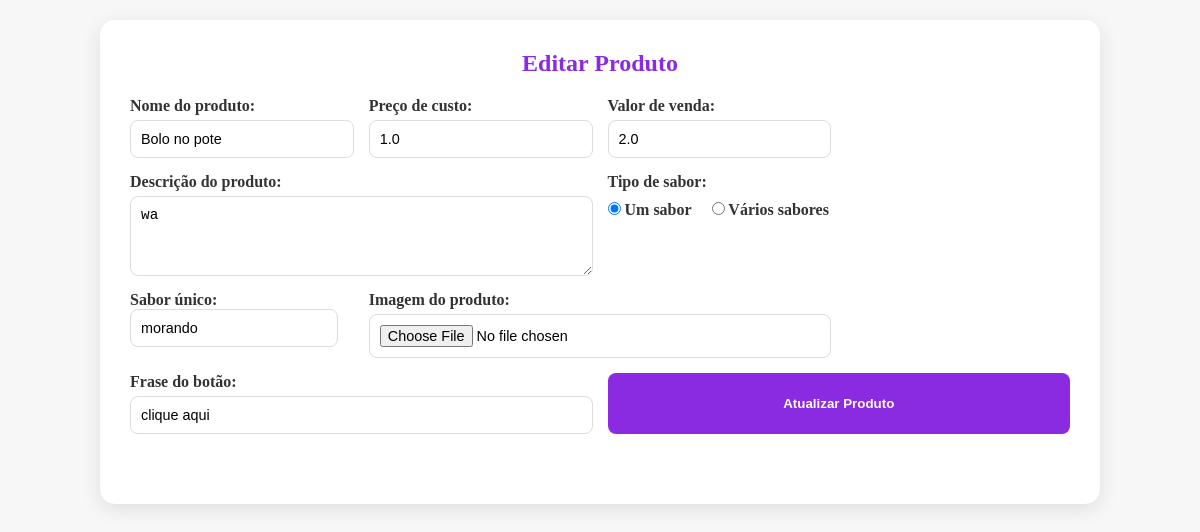
Screenshot of /produto/editar/1 with the database file from the repository.
### app/models.py (models this page shows, shortened)
class Produto(db.Model):
    id = db.Column(db.Integer, primary_key=True)
    nome = db.Column(db.String(100), nullable=False)
    preco_custo = db.Column(db.Float, nullable=False)
    valor_venda = db.Column(db.Float, nullable=False)
    lucro = db.Column(db.Float, nullable=False)
    descricao = db.Column(db.Text, nullable=False)
    tipo_sabor = db.Column(db.String(20), nullable=False)
    sabor_unico = db.Column(db.String(50), nullable=True)
    sabores = db.Column(db.Text, nullable=True)
    frase_botao = db.Column(db.String(50), nullable=False)
    imagem = db.Column(db.String(100), nullable=True)

### app/view.py (the view, shortened to what this page needs)
@app.route('/produto/editar/<int:id>', methods=['GET', 'POST'])
def editar_produto(id):
    produto = Produto.query.get_or_404(id)
    return render_template('editar_produto.html', produto=produto)

### app/templates/editar_produto.html (shortened to what this page needs)
<!DOCTYPE html>
<html lang="pt-br">
<head>
    <link rel="stylesheet" href="{{ url_for('static', filename='css/admin.css') }}">
</head>
<body>
<div class="admin-container">
    <h2>Editar Produto</h2>
    <form method="POST" enctype="multipart/form-data" class="form-produto">
        <div class="form-group">
            <label for="nome">Nome do produto:</label>
            <input type="text" name="nome" id="nome" value="{{ produto.nome }}" required>
        </div>
        <div class="form-group">
            <label for="preco_custo">Preço de custo:</label>
            <input type="number" step="0.01" name="preco_custo" id="preco_custo" value="{{ produto.preco_custo }}" required>
        </div>
        <div class="form-group">
            <label for="valor_venda">Valor de venda:</label>
            <input type="number" step="0.01" name="valor_venda" id="valor_venda" value="{{ produto.valor_venda }}" required>
        </div>
        <div class="form-group full-width">
            <label for="descricao">Descrição do produto:</label>
            <textarea name="descricao" id="descricao" required>{{ produto.descricao }}</textarea>
        </div>
        <div class="form-group full-width">
            <label>Tipo de sabor:</label>
            <div class="tipo-sabor">
                <label>
                    <input type="radio" name="tipo_sabor" value="um" {% if produto.tipo_sabor=='um' %}checked{% endif %} onclick="toggle()"> Um sabor
                </label>
                <label>
                    <input type="radio" name="tipo_sabor" value="varios" {% if produto.tipo_sabor=='varios' %}checked{% endif %} onclick="toggle()"> Vários sabores
                </label>
            </div>
        </div>
        <div class="form-group" id="um">
            <label for="sabor_unico">Sabor único:</label>
            <input type="text" name="sabor_unico" id="sabor_unico" value="{{ produto.sabor_unico }}">
        </div>
        <div class="form-group full-width">
            <label for="imagem">Imagem do produto:</label>
            <input type="file" name="imagem" id="imagem">
        </div>
        <div class="form-group full-width">
            <label for="frase_botao">Frase do botão:</label>
            <input type="text" name="frase_botao" id="frase_botao" value="{{ produto.frase_botao }}" required>
        </div>
        <button type="submit">Atualizar Produto</button>
    </form>
</div>
</body>
</html>

### app/static/css/admin.css (style rules this page uses)
* { margin: 0; padding: 0; box-sizing: border-box; }
body { background-color: #f7f7f7; font-family: "Playfair Display SC", serif; padding: 20px; }
.admin-container { max-width: 1000px; margin: 0 auto; background: #fff; padding: 30px; border-radius: 15px; box-shadow: 0 5px 20px rgba(0,0,0,0.1); }
h2 { text-align: center; margin-bottom: 20px; color: blueviolet; }
.form-produto { display: grid; grid-template-columns: repeat(auto-fit, minmax(220px, 1fr)); gap: 15px; margin-bottom: 40px; }
.form-group { display: flex; flex-direction: column; }
.form-group.full-width { grid-column: span 2; }
label { margin-bottom: 5px; font-weight: bold; color: #333; }
input, textarea { padding: 10px; border: 1px solid #ddd; border-radius: 8px; font-size: 0.9rem; }
textarea { min-height: 80px; resize: vertical; }
.tipo-sabor { display: flex; gap: 20px; margin-top: 5px; }
button { grid-column: span 2; padding: 12px; background-color: blueviolet; color: white; font-weight: bold; border: none; border-radius: 8px; cursor: pointer; transition: all 0.3s; }

### rows the page displays
Produto: nome "Bolo no pote", preco_custo "1.0", valor_venda "2.0", descricao "wa", tipo_sabor "☑ Um sabor", tipo_sabor "☐ Vários sabores", sabor_unico "morando", frase_botao "clique aqui"
